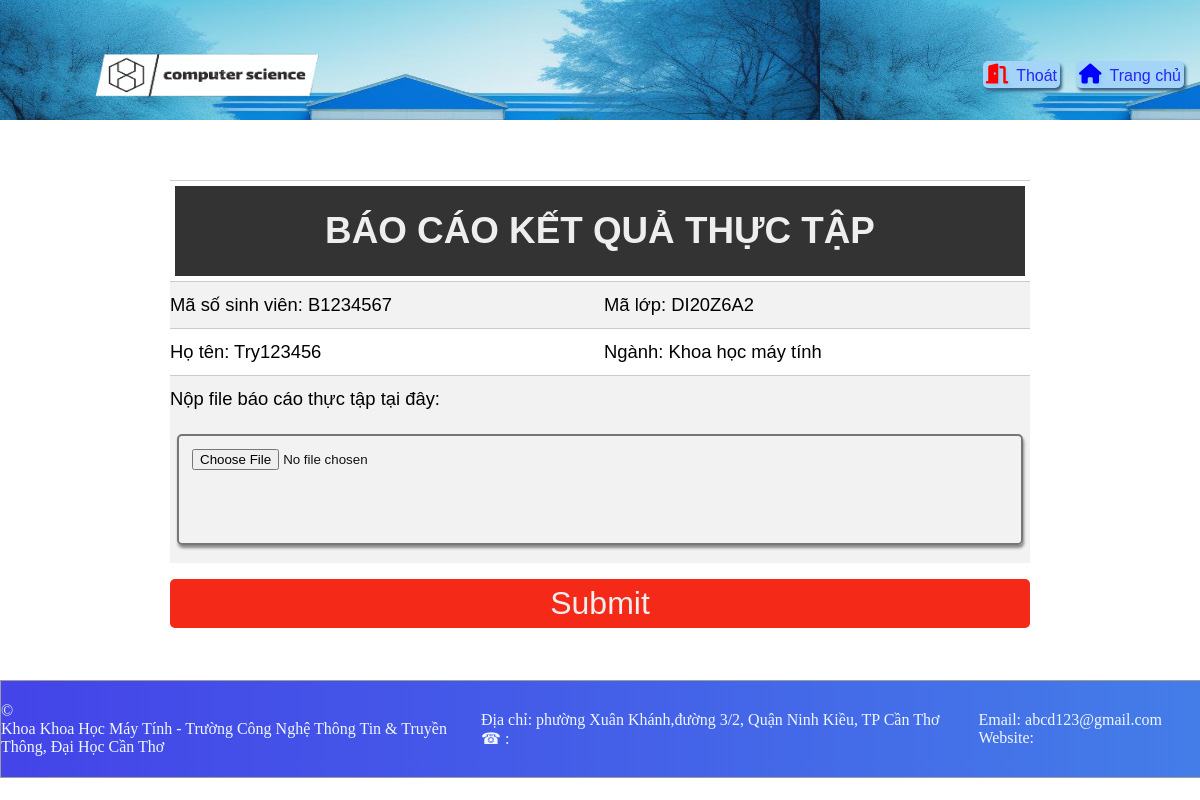
Page /DoiTuongSuDung/SinhVien/NopBaoCaoThucTap/ChuanBiNopBaoCao.php (signed in) on the committed database.
### tables this page shows
CREATE TABLE IF NOT EXISTS `sinhvien` (
  `MSSV` varchar(8) NOT NULL,
  `HoTen` varchar(100) NOT NULL,
  `NgaySinh` date NOT NULL,
  `GioiTinh` char(1) NOT NULL DEFAULT '0',
  `DiaChi` text DEFAULT NULL,
  `SDT` char(12) DEFAULT NULL,
  `Email` varchar(100) NOT NULL,
  `CCCD` char(12) DEFAULT NULL,
  `MaLop` varchar(8) NOT NULL,
  PRIMARY KEY (`MSSV`),
  UNIQUE KEY `CCCD` (`CCCD`),
  UNIQUE KEY `SDT` (`SDT`),
  KEY `MaLop` (`MaLop`),
  CONSTRAINT `sinhvien_ibfk_1` FOREIGN KEY (`MaLop`) REFERENCES `lop` (`MaLop`)
);

CREATE TABLE IF NOT EXISTS `lop` (
  `MaLop` varchar(8) NOT NULL,
  `TenLop` varchar(50) NOT NULL,
  `MaNganh` varchar(7) NOT NULL,
  PRIMARY KEY (`MaLop`),
  KEY `MaNganh` (`MaNganh`),
  CONSTRAINT `lop_ibfk_1` FOREIGN KEY (`MaNganh`) REFERENCES `nganh` (`MaNganh`)
);

CREATE TABLE IF NOT EXISTS `nganh` (
  `MaNganh` varchar(7) NOT NULL,
  `TenNganh` varchar(50) NOT NULL,
  `MaKhoa` varchar(5) NOT NULL,
  PRIMARY KEY (`MaNganh`),
  KEY `MaKhoa` (`MaKhoa`),
  CONSTRAINT `nganh_ibfk_1` FOREIGN KEY (`MaKhoa`) REFERENCES `khoa` (`MaKhoa`)
);

### DoiTuongSuDung/TrangDungChung/CacHamXuLy.php (called while the page is built, shortened)
<?php
    include('KetNoi.php');
    function TruyVan($truyvan){
        global $connect;
        $truyvan = trim(strval($truyvan));
        $ThucHien = mysqli_query($connect,$truyvan);
        return $ThucHien;
    }
    function infSinhVien($Ma){
        global $connect;
        $layThongTin = "SELECT *
        FROM sinhvien sv INNER JOIN taikhoan tk ON sv.MSSV =tk.UserID
                                INNER JOIN lop ON lop.MaLop = sv.MaLop
                                INNER JOIN nganh ON nganh.MaNganh = lop.MaNganh
                                INNER JOIN khoa ON nganh.MaKhoa = khoa.MaKhoa
        WHERE sv.MSSV = '$Ma'";
        $ThucHanh = mysqli_query($connect,$layThongTin ) or die(mysqli_connect_error());
        $ketQua = mysqli_fetch_array($ThucHanh);
        return $ketQua;
    }
    function NganhHocCuaSinhVien($malop){
        $sql = "SELECT *
                FROM sinhvien sv INNER JOIN lop ON sv.MaLop = lop.MaLop
                                INNER JOIN nganh N ON N.MaNganh = lop.MaNganh
                WHERE sv.MaLop = '$malop'";
        $truyvan = TruyVan($sql);
        return mysqli_fetch_array($truyvan);
    }
?>

### DoiTuongSuDung/SinhVien/NopBaoCaoThucTap/ChuanBiNopBaoCao.php (the view, shortened to what this page needs)
<?php
    include('../../TrangDungChung/KetNoi.php');
    include('../../TrangDungChung/CacHamXuLy.php');
?>
<!DOCTYPE html>
<html lang="en">
    <head>
        <link rel="stylesheet" href="../../../DinhDangWebSite/TrangDungChung/TrangChu.css">
        <link rel="stylesheet" href="../../../DinhDangWebSite/TrangDungChung/DinhDangDungChungChoTatCa.css">
        <link rel="stylesheet" href="https://cdnjs.cloudflare.com/ajax/libs/font-awesome/6.2.1/css/all.min.css">
        <link rel="stylesheet" href="../../../DinhDangWebSite/TrangDungChung/TrangChuCaNhan.css">
        <link rel="stylesheet" href="../../../DinhDangWebSite/SinhVien/SinhVien.css">
        <?php
            $mssv = $_SESSION['user'];
            $ttSinhVien = infSinhVien($mssv);
        ?>
    </head>
    <body>
        <header>
            <div class="DauTrang">
                <div class="logo">
                    <img src="../../../Image/logo2.png" class="AnhLogo"/>
                </div>
                <div class="CacNut">
                    <form action="../../TrangDungChung/ThucHienDangXuat.php" method="post" enctype="application/x-www-form-urlencoded">
                        <button type="submit" class="NutThoat">
                            <i class="fa-solid fa-door-open"></i>Thoát
                        </button>
                    </form>
                    <a href="../TrangChuSinhVien.php" class="NutTrangChu"><i class="fa-solid fa-house"></i>Trang chủ</a>
                </div>
            </div>
        </header>
        <main>
            <div>
                <form action="ThucHienNopDetai.php" method="post" enctype="multipart/form-data">
                    <table class="BangNopFileBaoCao">
                        <tr>
                            <td colspan="2">
                                <h1 class="tieuNopBaoCao">BÁO CÁO KẾT QUẢ THỰC TẬP</h1>
                            </td>
                        </tr>
                        <tr>
                            <td class="CotThongTinNopFile">
                                Mã số sinh viên: <?php echo $ttSinhVien['MSSV'];?>
                            </td>
                            <td class="CotThongTinNopFile">
                                Mã lớp: <?php echo $ttSinhVien['MaLop'];?>
                            </td>
                        </tr>
                        <tr>
                            <td class="CotThongTinNopFile">
                                Họ tên: <?php echo $ttSinhVien['HoTen'];?>
                            </td>
                            <td class="CotThongTinNopFile">
                                Ngành: <?php echo NganhHocCuaSinhVien($ttSinhVien['MaLop'])['TenNganh'];?>
                            </td>
                        </tr>
                        <tr>
                            <td colspan="2" class="CotThongTinNopFile">
                                <p>Nộp file báo cáo thực tập tại đây:</p>
                                <input id="oNopBaoCao" name="fileToUpload" type="file"/>
                            </td>
                        </tr>
                    </table>
                    <div>
                        <button type="submit" class="NutNopFile" name="submit">Submit</button>
                    </div>
                </form>
            </div>
        </main>
        <footer>
            <div class="ChanBenPhai">
                <p>&copy; <span id="NamHienTai"></span></p>
                <p>
                    Khoa Khoa Học Máy Tính - Trường Công Nghệ Thông Tin & Truyền Thông, Đại Học Cần Thơ
                </p>
            </div>
            <div class="ChanBenTrai">
                <div class="ChanTrai1">
                    <p>Địa chỉ: phường Xuân Khánh,đường 3/2, Quận Ninh Kiều, TP Cần Thơ</p>
                    <span>&phone; : </span>
                </div>
                <div class="ChanTrai2">
                    <p>Email: abcd123@gmail.com</p>
                    <p>Website: </p>
                </div>
            </div>
        </footer>
    </body>
</html>

### DinhDangWebSite/TrangDungChung/TrangChu.css (style rules this page uses)
* { margin: 0; padding: 0; border: 0; }
input,.TruongDiaChi { outline: none; border: 2px solid rgb(119, 118, 118); padding: 1em; margin: 0.5em; border-radius: 5px; box-shadow: 1px 3px 3px rgb(137, 137, 137); }
input { width: 15vw; }

### DinhDangWebSite/TrangDungChung/DinhDangDungChungChoTatCa.css (style rules this page uses)
* { margin: 0; padding: 0; border: 0; }
header { z-index: 1; }
.DauTrang { display: grid; grid-template-areas: 'Logo NutChucNang'; margin-bottom: 3vh; background-image: url( ../../Image/AnhDauTrang.jpg); width: 100vw; height: 15vh; }
.logo { grid: 'Logo'; }
.AnhLogo { cursor: pointer; margin: 0; height: 18vh; width: 40vh; padding: 0; margin-left: 5vw; }
.CacNut { display: flex; grid: 'NutChucNang'; justify-content: flex-end; align-items: center; }
.NutThoat,.NutTrangChu { margin: 0 2vh 0 0; display: block; border-radius: 5px; text-decoration: none; font-size: 1em; padding: 3px; font-family: Arial; background-color: rgb(164, 212, 247); color: rgb(38, 38, 246); cursor: pointer; box-shadow: 2px 3px 3px rgb(51, 99, 133); }
.fa-house,.fa-door-open { font-size: 1.25em; margin-right: 1vh; text-shadow: 2px 3px 3px rgb(141, 205, 250); }
.fa-house { color: blue; }
.fa-door-open { color: red; }
main { padding-bottom: 3vw; }
input, textarea ,option, select { color: rgb(18, 17, 17); }
footer { display: grid; margin: 0; grid-template-areas: "ChanPhai ChanTrai"; border: 1px solid rgb(157, 157, 157); display: flex; left: 0; bottom: 0; width: 100vw; height: 12vh; color: aliceblue; background-image: linear-gradient(to left,rgb(68, 125, 232),rgb(68, 95, 232),rgb(68, 68, 232) ); }
.ChanBenPhai { grid: "ChanPhai"; width: 40vw; }
.ChanBenTrai { grid: "ChanTrai"; display: grid; grid-template-areas: "ChanTrai1 ChanTrai2"; width: 60vw; }
.ChanBenPhai,.ChanBenTrai { margin: 2vh 0 2vh 0; font-family: 'Times New Roman', Times, serif; }
.ChanTrai1 { grid: "ChanTrai1"; }
.ChanTrai2 { grid: "ChanTrai2"; }

### DinhDangWebSite/TrangDungChung/TrangChuCaNhan.css (style rules this page uses)
* { margin: 0; border: 0; padding: 0; }
main { display: flex; justify-content: center; }
td { padding: 5px; border-top: 1px solid rgb(203, 203, 203); }
footer { margin: 0; flex-shrink: 0; display: flex; justify-content: space-between; align-items: center; padding: 0; width: 100vw; z-index: 1; }

### DinhDangWebSite/SinhVien/SinhVien.css (style rules this page uses)
table { border-collapse: collapse; }
table tr:nth-child(even) { background-color: #f2f2f2; }
.BangNopFileBaoCao { font-size: 1.15em; font-family: Arial, Helvetica, sans-serif; margin-top: 3vw; width: 70vw; }
.NutNopFile { cursor: pointer; color: #eee; background-color: rgb(244, 41, 23); width: 100%; font-size: 2em; padding: 0.5vw 0 0.5vw 0; margin: 0.5em 0 0.5em 0; border-radius: 5px; }
.tieuNopBaoCao { font-size: 2em; font-weight: 650; color: #eee; background-color: rgb(51, 51, 51); margin: 0; padding: 3vh; text-align: center; }
tr .CotThongTinNopFile { padding: 1vw 0 1vw 0; }
#oNopBaoCao { margin-top: 2vw; width: 68vw; height: 10vh; }

### rows in the picture
sinhvien: MSSV "B1234567", MaLop.MaLop "DI20Z6A2", HoTen "Try123456", MaLop.TenNganh "Khoa học máy tính"
